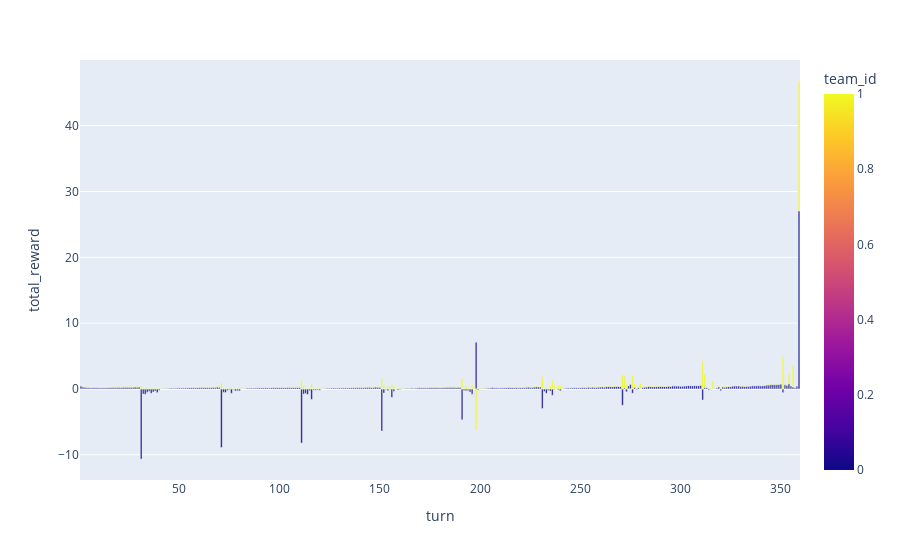

Notebook code cell kept with this figure:
### Code cell
# mean reward per turn
import plotly.express as px

t = rewards.reset_index().groupby(["team_id", "turn"]).agg({"total_reward": "mean", "unit_id": "count"}).reset_index()

px.bar(t, x="turn", y="total_reward", color="team_id")

### Figure 1 — Plotly figure (JSON) as saved in the notebook; plotly's stock layout.template omitted (floating-point values rounded to 4 significant figures; data arrays with more than 128 entries replaced by an {"elided": "..."} marker saying what was removed)
{"data": [{"alignmentgroup": "True", "hovertemplate": "turn=%{x}<br>total_reward=%{y}<br>team_id=%{marker.color}<extra></extra>", "legendgroup": "", "marker": {"color": {"elided": "718 int values"}, "coloraxis": "coloraxis"}, "name": "", "offsetgroup": "", "orientation": "v", "showlegend": false, "textposition": "auto", "type": "bar", "x": {"elided": "718 int values"}, "xaxis": "x", "y": {"elided": "718 float values"}, "yaxis": "y"}], "layout": {"barmode": "relative", "coloraxis": {"colorbar": {"title": {"text": "team_id"}}, "colorscale": [[0, "#0d0887"], [0.1111, "#46039f"], [0.2222, "#7201a8"], [0.3333, "#9c179e"], [0.4444, "#bd3786"], [0.5556, "#d8576b"], [0.6667, "#ed7953"], [0.7778, "#fb9f3a"], [0.8889, "#fdca26"], [1, "#f0f921"]]}, "legend": {"tracegroupgap": 0}, "margin": {"t": 60}, "xaxis": {"anchor": "y", "domain": [0, 1], "title": {"text": "turn"}}, "yaxis": {"anchor": "x", "domain": [0, 1], "title": {"text": "total_reward"}}}}
